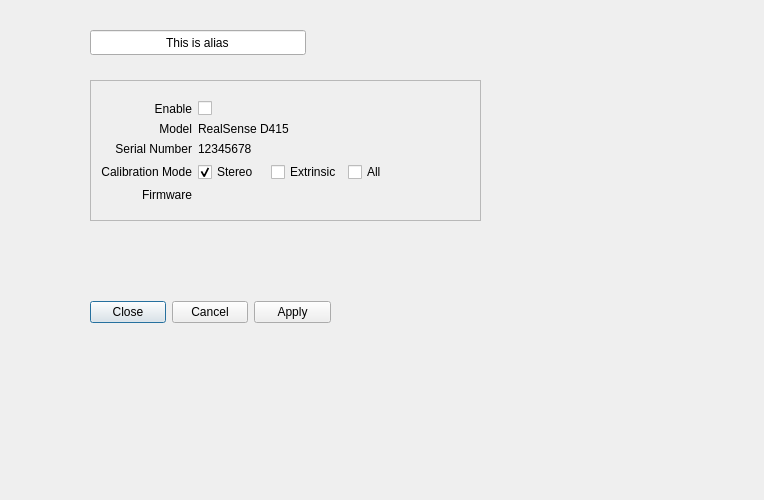
<?xml version="1.0" encoding="UTF-8"?>
<ui version="4.0">
 <class>Dialog</class>
 <widget class="QDialog" name="Dialog">
  <property name="geometry">
   <rect>
    <x>0</x>
    <y>0</y>
    <width>764</width>
    <height>500</height>
   </rect>
  </property>
  <property name="windowTitle">
   <string>Dialog</string>
  </property>
  <widget class="QWidget" name="widget" native="true">
   <property name="geometry">
    <rect>
     <x>500</x>
     <y>80</y>
     <width>211</width>
     <height>221</height>
    </rect>
   </property>
  </widget>
  <widget class="QLineEdit" name="lineEdit">
   <property name="geometry">
    <rect>
     <x>90</x>
     <y>30</y>
     <width>216</width>
     <height>25</height>
    </rect>
   </property>
   <property name="text">
    <string>This is alias</string>
   </property>
   <property name="alignment">
    <set>Qt::AlignCenter</set>
   </property>
  </widget>
  <widget class="QDialogButtonBox" name="buttonBox">
   <property name="geometry">
    <rect>
     <x>90</x>
     <y>300</y>
     <width>241</width>
     <height>25</height>
    </rect>
   </property>
   <property name="standardButtons">
    <set>QDialogButtonBox::Apply|QDialogButtonBox::Cancel|QDialogButtonBox::Close</set>
   </property>
  </widget>
  <widget class="QFrame" name="frame">
   <property name="geometry">
    <rect>
     <x>90</x>
     <y>80</y>
     <width>391</width>
     <height>141</height>
    </rect>
   </property>
   <property name="frameShape">
    <enum>QFrame::StyledPanel</enum>
   </property>
   <property name="frameShadow">
    <enum>QFrame::Raised</enum>
   </property>
   <property name="lineWidth">
    <number>2</number>
   </property>
   <widget class="QWidget" name="gridLayoutWidget">
    <property name="geometry">
     <rect>
      <x>0</x>
      <y>10</y>
      <width>336</width>
      <height>123</height>
     </rect>
    </property>
    <layout class="QGridLayout" name="gridLayout">
     <item row="3" column="2">
      <widget class="QCheckBox" name="checkBox_2">
       <property name="text">
        <string>Extrinsic</string>
       </property>
      </widget>
     </item>
     <item row="0" column="0">
      <widget class="QLabel" name="label_8">
       <property name="layoutDirection">
        <enum>Qt::LeftToRight</enum>
       </property>
       <property name="text">
        <string>Enable</string>
       </property>
       <property name="alignment">
        <set>Qt::AlignRight|Qt::AlignTrailing|Qt::AlignVCenter</set>
       </property>
      </widget>
     </item>
     <item row="2" column="0">
      <widget class="QLabel" name="label_5">
       <property name="text">
        <string>Serial Number</string>
       </property>
       <property name="alignment">
        <set>Qt::AlignRight|Qt::AlignTrailing|Qt::AlignVCenter</set>
       </property>
      </widget>
     </item>
     <item row="3" column="0">
      <widget class="QLabel" name="label_6">
       <property name="text">
        <string>Calibration Mode</string>
       </property>
       <property name="alignment">
        <set>Qt::AlignRight|Qt::AlignTrailing|Qt::AlignVCenter</set>
       </property>
      </widget>
     </item>
     <item row="0" column="1" colspan="2">
      <widget class="QCheckBox" name="checkBox">
       <property name="text">
        <string/>
       </property>
      </widget>
     </item>
     <item row="1" column="1" colspan="2">
      <widget class="QLabel" name="label_7">
       <property name="text">
        <string>RealSense D415</string>
       </property>
      </widget>
     </item>
     <item row="2" column="1" colspan="2">
      <widget class="QLabel" name="label_3">
       <property name="text">
        <string>12345678</string>
       </property>
      </widget>
     </item>
     <item row="3" column="1">
      <widget class="QCheckBox" name="checkBox_4">
       <property name="text">
        <string>Stereo</string>
       </property>
       <property name="checked">
        <bool>true</bool>
       </property>
      </widget>
     </item>
     <item row="4" column="0">
      <widget class="QLabel" name="label_2">
       <property name="text">
        <string>Firmware</string>
       </property>
       <property name="alignment">
        <set>Qt::AlignRight|Qt::AlignTrailing|Qt::AlignVCenter</set>
       </property>
      </widget>
     </item>
     <item row="1" column="0">
      <widget class="QLabel" name="label_4">
       <property name="text">
        <string>Model</string>
       </property>
       <property name="alignment">
        <set>Qt::AlignRight|Qt::AlignTrailing|Qt::AlignVCenter</set>
       </property>
      </widget>
     </item>
     <item row="3" column="3">
      <widget class="QCheckBox" name="checkBox_5">
       <property name="text">
        <string>All</string>
       </property>
      </widget>
     </item>
    </layout>
   </widget>
  </widget>
 </widget>
 <layoutdefault spacing="6" margin="11"/>
 <resources/>
 <connections/>
</ui>
